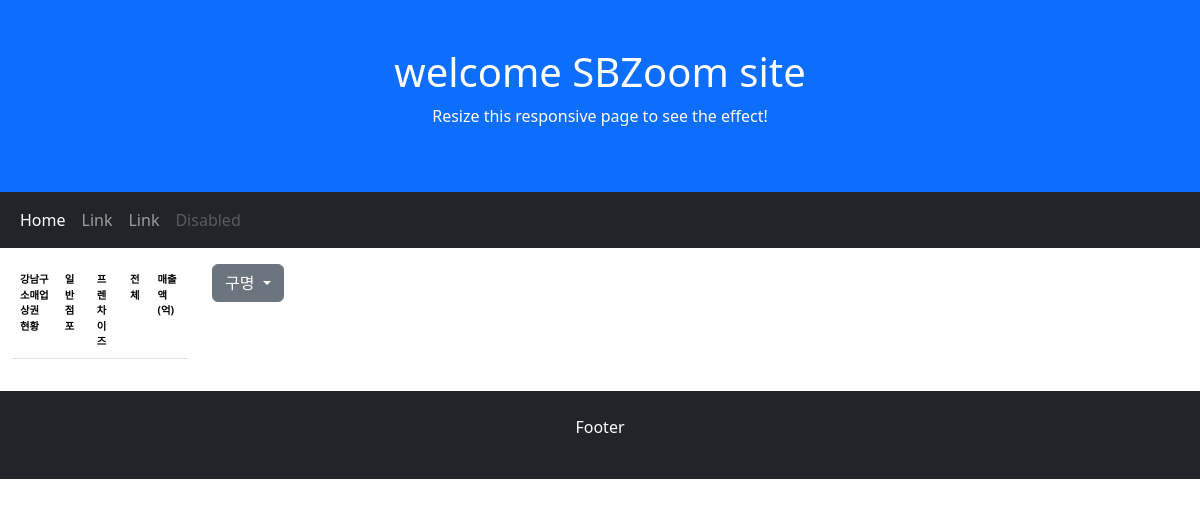
Before: /SBZoom/kangnam/retail with the older database file.
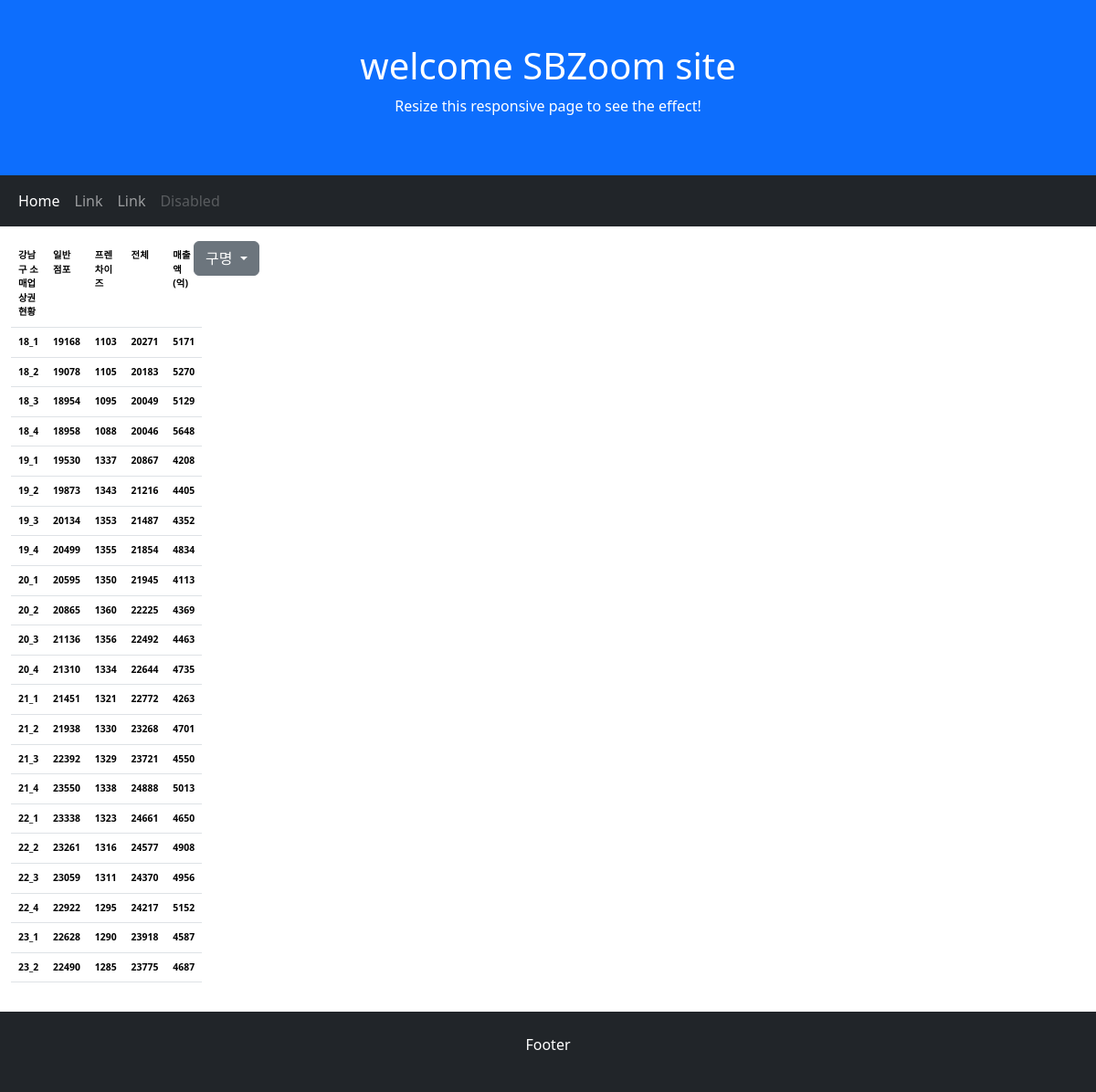
After: the same page with the newer database file.
### kangnam/models.py (models this page shows, shortened)
class GuModel(models.Model):
      guName = models.CharField(max_length=100)
      code = models.CharField(max_length=10)
      quarter = models.CharField(max_length=20)
      ilban = models.DecimalField(max_digits=10,decimal_places=0)
      franchise= models.DecimalField(max_digits=10,decimal_places=0)
      total = models.DecimalField(max_digits=10,decimal_places=0)
      sales = models.DecimalField(max_digits=10,decimal_places=0)

### kangnam/views.py (the view)
# urls.py: path("retail", views.retail, name="retail"),
def retail(request):
    q=GuModel.objects.filter(Q(code="R")) #gangnam_gumodel에서 code가 R(소매업)인 데이타
    qlist =[str(a.quarter) for a in q ]
    ilban =[int(a.ilban) for a in q]
    franchise =[int(a.franchise) for a in q]
    total=[int(a.total) for a in q]
    sales=[int(a.sales) for a in q]
    title=['강남구 소매업 상권 현황','일반 점포','프렌차이즈','전체','매출액(억)']
    ana_zip = list(zip(qlist,ilban,franchise,total,sales))
    context={}
    context['guzip'] = guzip
    context['title'] = title
    context['qlist'] = qlist
    context['ilban'] = ilban
    context['franchise'] = franchise
    context['total'] = total
    context['sales'] =  sales
    context['ana_zip'] = ana_zip
    context['menuzip'] = menuzip
    return render(request, 'kangnam/retail.html', context)

### kangnam/templates/kangnam/retail.html (shortened to what this page needs)
{% extends 'base.html'%}
{% load static %}

### dobong/templates/base.html (shortened to what this page needs)
{% load static %}
<!DOCTYPE html>
<html lang="en">
<head>
  <link href="https://cdn.jsdelivr.net/npm/bootstrap@5.3.2/dist/css/bootstrap.min.css" rel="stylesheet">
</head>
<body>
<div class="p-5 bg-primary text-white text-center">
  <h1>welcome SBZoom site</h1>
  <p>Resize this responsive page to see the effect!</p>
</div>
<nav class="navbar navbar-expand-sm bg-dark navbar-dark">
  <div class="container-fluid">
    <ul class="navbar-nav">
      <li class="nav-item">
        <a class="nav-link active" href="/SBZoom">Home</a>
      </li>
      <li class="nav-item">
        <a class="nav-link" href="#">Link</a>
      </li>
      <li class="nav-item">
        <a class="nav-link" href="#">Link</a>
      </li>
      <li class="nav-item">
        <a class="nav-link disabled" href="#">Disabled</a>
      </li>
    </ul>
  </div>
</nav>
<div class="container-fluid mt-3">
    <div class="row">
      <div class="col-sm-2">
        <table class="table" style="font-size:0.65rem; font-weight:bold;">
          <tr'>
           {% for t in title %}
           <td>{{t}}</td>
           {% endfor %}
          {% for gigan,ilban, franchise, total, sale in ana_zip %}
          <tr>
            <td>{{gigan}} </td><td>{{ilban}}</td><td>{{franchise}} </td><td>{{total}}</td><td>{{sale}}</td>
          </tr>
          {% endfor %}
        </table>
      </div>
      <div class="btn-group col-sm-1">
        <div class="dropdown">
           <a class="btn btn-secondary dropdown-toggle" href="#" role="button" id="dropdownMenuLink" data-bs-toggle="dropdown" aria-expanded="false">
            구명
           </a>
        </div>
      </div>
    </div>
</div>
<div class="container-fluid mt-3 p-4 bg-dark text-white text-center">
  <p>Footer</p>
</div>
</body>
</html>

Changed rows visible on the page:
now on this page (row edited): GuModel: quarter "18_1", ilban "19168", franchise "1103", total "20271", sales "5171"
now on this page (row edited): GuModel: quarter "18_2", ilban "19078", franchise "1105", total "20183", sales "5270"
now on this page (row edited): GuModel: quarter "18_3", ilban "18954", franchise "1095", total "20049", sales "5129"
now on this page (row edited): GuModel: quarter "18_4", ilban "18958", franchise "1088", total "20046", sales "5648"
now on this page (row edited): GuModel: quarter "19_1", ilban "19530", franchise "1337", total "20867", sales "4208"
now on this page (row edited): GuModel: quarter "19_2", ilban "19873", franchise "1343", total "21216", sales "4405"
now on this page (row edited): GuModel: quarter "19_3", ilban "20134", franchise "1353", total "21487", sales "4352"
now on this page (row edited): GuModel: quarter "19_4", ilban "20499", franchise "1355", total "21854", sales "4834"
now on this page (row edited): GuModel: quarter "20_1", ilban "20595", franchise "1350", total "21945", sales "4113"
now on this page (row edited): GuModel: quarter "20_2", ilban "20865", franchise "1360", total "22225", sales "4369"
now on this page (row edited): GuModel: quarter "20_3", ilban "21136", franchise "1356", total "22492", sales "4463"
now on this page (row edited): GuModel: quarter "20_4", ilban "21310", franchise "1334", total "22644", sales "4735"
now on this page (row edited): GuModel: quarter "21_1", ilban "21451", franchise "1321", total "22772", sales "4263"
now on this page (row edited): GuModel: quarter "21_2", ilban "21938", franchise "1330", total "23268", sales "4701"
now on this page (row edited): GuModel: quarter "21_3", ilban "22392", franchise "1329", total "23721", sales "4550"
now on this page (row edited): GuModel: quarter "21_4", ilban "23550", franchise "1338", total "24888", sales "5013"
now on this page (row edited): GuModel: quarter "22_1", ilban "23338", franchise "1323", total "24661", sales "4650"
now on this page (row edited): GuModel: quarter "22_2", ilban "23261", franchise "1316", total "24577", sales "4908"
now on this page (row edited): GuModel: quarter "22_3", ilban "23059", franchise "1311", total "24370", sales "4956"
now on this page (row edited): GuModel: quarter "22_4", ilban "22922", franchise "1295", total "24217", sales "5152"
now on this page (row edited): GuModel: quarter "23_1", ilban "22628", franchise "1290", total "23918", sales "4587"
now on this page (row edited): GuModel: quarter "23_2", ilban "22490", franchise "1285", total "23775", sales "4687"
